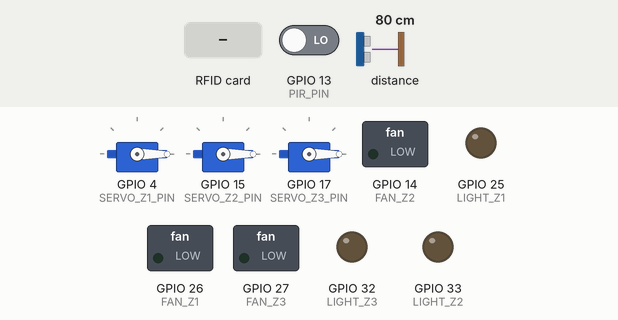
Bench run of a sketch on a simulated ESP32. Shown: 3 × servo, switched loads named in the sketch (green lamp = pin HIGH), output pins drawn as LEDs (lit = HIGH). The inputs (shaded band) are chosen by the test bench; at power-on: GPIO 13 (PIR_PIN) LOW, distance to the obstacle 80 cm. WiFi joins after 1.5 s; servers stay silent unless stated; what the sketch prints to the serial monitor is not drawn.

Above: at 3.3 s.
3.4 s: RFID card 5E 7A 19 C4 held to the reader
At 3.6 s:
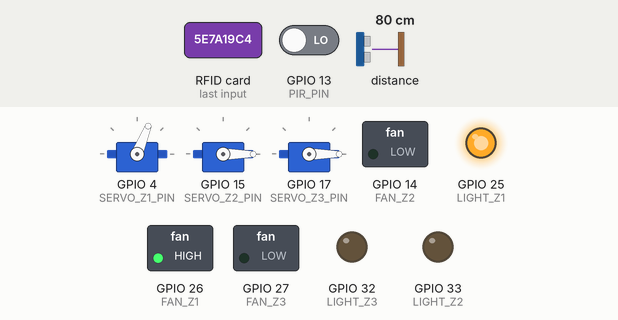
At 4.21 s:
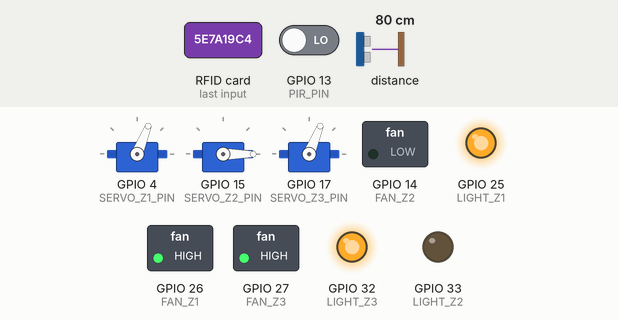
6.4 s: GPIO 13 (PIR_PIN) driven HIGH
At 7.78 s:
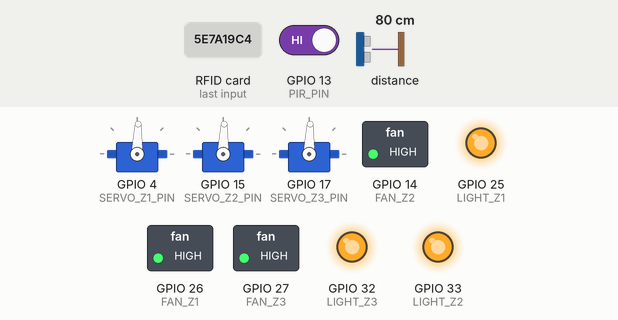
Timing chart, 0 to 18.4 s (numbered marks = the images above; inputs shaded):
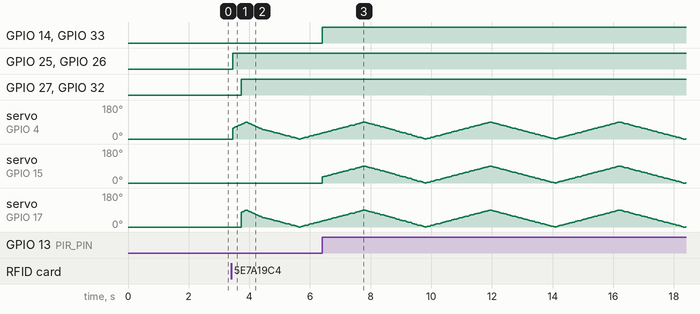

The sketch:

SensorXSensei.ino
```cpp
/*
 * SENSOR X SENSEI - SMART MICRO-CLIMATE ENERGY SYSTEM
 * UM Technothon 2026 - Master Presentation Firmware v9.0 (Fully Autonomous)
 * Features: True Hardware Sensors, No Hardcode, Dynamic Dashboard Metrics
 */

#include <WiFi.h>
#include <WebServer.h>
#include <ESP32Servo.h>
#include <SPI.h>
#include <MFRC522.h>
#include <Wire.h>
#include <Adafruit_VL53L0X.h>

// ==========================================
// 1. CONFIGURATION
// ==========================================
const char* ssid = "GGBOND";
const char* password = "Woonhz1129";
WebServer server(80);

#define SS_PIN 5
#define RST_PIN 16
MFRC522 mfrc522(SS_PIN, RST_PIN);

// Pin Mapping
const int LIGHT_Z1 = 25; const int FAN_Z1 = 26; const int SERVO_Z1_PIN = 4;
const int LIGHT_Z2 = 33; const int FAN_Z2 = 14; const int SERVO_Z2_PIN = 15;
const int LIGHT_Z3 = 32; const int FAN_Z3 = 27; const int SERVO_Z3_PIN = 17;
const int PIR_PIN = 13;

Adafruit_VL53L0X lox = Adafruit_VL53L0X();
Servo servo1, servo2, servo3;

// Strict Isolation States
bool class_active = false;
bool l1_on = false, f1_on = false;
bool l2_on = false, f2_on = false;
bool l3_on = false, f3_on = false;

int nfc_count = 0;
String tof_status = "Scanning... (Online)";
String pir_status = "Scanning... (Online)";

// Tracking Variables
unsigned long total_active_seconds = 0;
unsigned long last_sec_update = 0;
unsigned long last_nfc_tap = 0;

// Anti-Jitter Servo Control
int servo_angle = 0;
bool sweeping_forward = true;
bool s1_active = false, s2_active = false, s3_active = false;
unsigned long last_servo_update = 0;
unsigned long s1_off_time = 0, s2_off_time = 0, s3_off_time = 0;

// Sensor Cooldowns
unsigned long pir_last_high = 0;
unsigned long last_tof_read = 0;
unsigned long tof_last_high = 0;

// ==========================================
// 2. PUBLIC DASHBOARD (DYNAMIC METRICS UI)
// ==========================================
const char judge_html[] PROGMEM = R"rawliteral(
<!DOCTYPE html>
<html lang="en">
<head>
<meta charset="UTF-8">
<meta name="viewport" content="width=device-width, initial-scale=1.0">
<title>Sensor X Sensei | Intelligence Center</title>
<link href="https://fonts.googleapis.com/css2?family=Orbitron:wght@600;800;900&family=Inter:wght@400;600;800&display=swap" rel="stylesheet">
<style>
  :root { --bg:#050816; --glass:rgba(255,255,255,0.05); --border:rgba(255,255,255,0.15); --cyan:#00E5FF; --green:#00FF88; --purple:#B47CFF; --amber:#F0A500; --text-m:#FFFFFF; --text-d:#E2E8F0; --text-3:#CBD5E1; }
  * { box-sizing:border-box; margin:0; padding:0; font-family:'Inter',sans-serif; }
  body { background:var(--bg); color:var(--text-m); padding:20px; overflow-x:hidden; }
  body::before { content:''; position:fixed; top:-50%; left:-50%; width:200%; height:200%; background:radial-gradient(circle at 50% 50%, rgba(124, 77, 255, 0.08), transparent 60%); z-index:-1; }
  .container { max-width:1400px; margin:0 auto; display:grid; grid-template-columns:1fr 350px; gap:20px; }
  @media(max-width:1000px) { .container { grid-template-columns:1fr; } }
  .card { background:var(--glass); border:1px solid var(--border); border-radius:16px; padding:20px; backdrop-filter:blur(12px); box-shadow:0 8px 32px rgba(0,0,0,0.5); margin-bottom:20px; position:relative; overflow:hidden;}
  .card::after { content:''; position:absolute; top:0; left:0; width:100%; height:3px; background:linear-gradient(90deg, transparent, var(--cyan), transparent); opacity:0.7;}
  h1 { font-family:'Orbitron',sans-serif; font-size:2.5rem; background:linear-gradient(to right, #fff, var(--cyan)); -webkit-background-clip:text; color:transparent; margin-bottom:5px; text-transform:uppercase; letter-spacing:2px;}
  h2 { font-family:'Orbitron',sans-serif; font-size:1.2rem; color:var(--cyan); margin-bottom:15px; font-weight:800; display:flex; justify-content:space-between; align-items:center;}
  .grid-4 { display:grid; grid-template-columns:repeat(auto-fit, minmax(200px, 1fr)); gap:15px; margin-bottom:20px; }
  .kpi-box { padding:15px; border-radius:12px; background:rgba(0,0,0,0.4); border:1px solid var(--border); }
  .kpi-title { font-size:0.85rem; color:var(--text-d); font-weight:800; text-transform:uppercase; letter-spacing:1px; margin-bottom:8px;}
  .kpi-val { font-family:'Orbitron',sans-serif; font-size:2rem; font-weight:900; color:#fff;}
  .kpi-val.green { color:var(--green); text-shadow:0 0 15px rgba(0,255,136,0.4);}
  .kpi-val.cyan { color:var(--cyan); text-shadow:0 0 15px rgba(0,229,255,0.4);}
  .kpi-sub { font-size:0.9rem; color:var(--text-3); margin-top:5px; font-weight:600; }
  .twin-layout { display:flex; flex-direction:column; gap:12px; padding:20px; background:rgba(0,0,0,0.4); border-radius:12px; border:1px dashed var(--border);}
  .desk { text-align:center; padding:12px; background:rgba(255,255,255,0.1); border-radius:8px; margin-bottom:15px; font-weight:900; color:#fff; letter-spacing:2px;}
  .twin-zone { display:flex; justify-content:space-between; align-items:center; padding:18px; border-radius:8px; border:2px solid var(--border); transition:0.3s;}
  .twin-zone.active { background:rgba(0,229,255,0.15); border-color:var(--cyan); box-shadow:inset 0 0 20px rgba(0,229,255,0.2);}
  .z-name { font-family:'Orbitron',sans-serif; font-weight:900; font-size:1.1rem; }
  .z-stats { display:flex; gap:15px; font-size:0.95rem; font-weight:800;}
  .z-badge { padding:6px 12px; border-radius:6px; font-size:0.8rem; font-weight:900; }
  .bg-on { background:var(--green); color:#000; box-shadow:0 0 10px var(--green); }
  .bg-off { background:#333; color:#aaa; border:1px solid #555; }
  .sys-badge { padding:6px 14px; border-radius:20px; font-size:0.9rem; font-weight:900; background:rgba(0,255,136,0.2); border:2px solid var(--green); color:var(--green); animation:pulse 2s infinite;}
  @keyframes pulse { 0% {box-shadow:0 0 0 0 rgba(0,255,136,0.5);} 70% {box-shadow:0 0 0 15px rgba(0,255,136,0);} 100% {box-shadow:0 0 0 0 rgba(0,255,136,0);} }
</style>
</head>
<body>
  <header style="text-align:center; margin-bottom:20px;">
    <div style="font-size:0.9rem; color:var(--cyan); font-weight:800; letter-spacing:4px; font-family:'Orbitron',sans-serif; margin-bottom:10px;">SMART CLASSROOM INTELLIGENCE CENTER</div>
    <h1>Sensor X Sensei AI</h1>
    <div style="color:var(--text-d); font-weight:600; font-size:1.1rem;">UM Technothon 2026 Commercial Prototype</div>
  </header>

  <div class="container" style="max-width:1400px; margin:0 auto; margin-bottom:20px;">
    <div class="card" style="display:flex; justify-content:space-between; align-items:center; border-color:var(--cyan); background:rgba(0,229,255,0.05); margin-bottom:0;">
        <div>
            <div style="font-size:0.85rem; color:var(--cyan); font-weight:800; letter-spacing:1px; text-transform:uppercase;">📅 Active Session</div>
            <div style="font-family:'Orbitron', sans-serif; font-size:1.5rem; font-weight:900; color:#fff; margin-top:4px;">WIA1006: MACHINE LEARNING</div>
            <div style="font-size:0.95rem; color:var(--text-d); font-weight:600; margin-top:2px;">Target: YEAR 2 STUDENTS</div>
        </div>
        <div style="text-align:right;">
            <div style="font-size:0.85rem; color:var(--text-3); font-weight:800; letter-spacing:1px; text-transform:uppercase;">Session Time</div>
            <div id="schedule_time" style="font-family:'Orbitron', sans-serif; font-size:1.2rem; font-weight:900; color:var(--amber); margin-top:4px; background:rgba(245,158,11,0.1); padding:6px 12px; border:1px solid rgba(245,158,11,0.2); border-radius:8px;">Loading time...</div>
        </div>
    </div>
  </div>

  <div class="container">
    <div>
      <div class="grid-4">
        <div class="kpi-box"><div class="kpi-title">Classroom Score</div><div class="kpi-val cyan" id="score_val">0/100</div><div class="kpi-sub" id="score_grade" style="color:var(--cyan)">Grade: -</div></div>
        <div class="kpi-box"><div class="kpi-title">Energy Saved</div><div class="kpi-val green" id="energy_pct">0%</div><div class="kpi-sub" id="money_saved">Est. RM 0.00</div></div>
        <div class="kpi-box"><div class="kpi-title">Active Load</div><div class="kpi-val" id="sys_load" style="color:var(--amber)">0W</div><div class="kpi-sub">Max Load: 120W</div></div>
        <div class="kpi-box"><div class="kpi-title">Comfort Index</div><div class="kpi-val" id="comfort_val">0/100</div><div class="kpi-sub" id="temp_val" style="color:var(--text-3);">Temp: --°C</div></div>
      </div>
      <div class="card">
        <h2><span>Live Digital Twin</span> <span class="sys-badge" id="sys_status">SYSTEM STANDBY</span></h2>
        <div class="twin-layout">
          <div class="desk">TEACHER DESK & WHITEBOARD</div>
          <div class="twin-zone" id="dt_z1">
            <div class="z-name">ZONE 1 (ROW 1)</div>
            <div class="z-stats"><div class="z-badge bg-off" id="dt_l1">LED: OFF</div><div class="z-badge bg-off" id="dt_f1">FAN: OFF</div><div class="z-badge bg-off" id="dt_s1">SRV: IDLE</div></div>
          </div>
          <div class="twin-zone" id="dt_z2">
            <div class="z-name">ZONE 2 (ROW 2)</div>
            <div class="z-stats"><div class="z-badge bg-off" id="dt_l2">LED: OFF</div><div class="z-badge bg-off" id="dt_f2">FAN: OFF</div><div class="z-badge bg-off" id="dt_s2">SRV: IDLE</div></div>
          </div>
          <div class="twin-zone" id="dt_z3">
            <div class="z-name">ZONE 3 (ROW 3)</div>
            <div class="z-stats"><div class="z-badge bg-off" id="dt_l3">LED: OFF</div><div class="z-badge bg-off" id="dt_f3">FAN: OFF</div><div class="z-badge bg-off" id="dt_s3">SRV: IDLE</div></div>
          </div>
        </div>
      </div>
    </div>
    <div>
      <div class="card">
        <h2>Live Sensor Array</h2>
        <div style="margin-bottom:20px;">
          <div style="font-size:0.8rem; color:var(--text-3); font-weight:800; letter-spacing:1px;">NFC ATTENDEES</div>
          <div style="font-family:'Orbitron'; font-size:2.5rem; font-weight:900; color:var(--cyan);" id="raw_nfc">0</div>
        </div>
        <div style="margin-bottom:20px; padding-top:15px; border-top:1px solid var(--border);">
          <div style="font-size:0.8rem; color:var(--text-3); font-weight:800; letter-spacing:1px;">TOF LASER DEPTH</div>
          <div style="font-family:'Orbitron'; font-size:1.5rem; font-weight:900; color:var(--amber);" id="raw_tof">Scanning...</div>
        </div>
        <div style="margin-bottom:10px; padding-top:15px; border-top:1px solid var(--border);">
          <div style="font-size:0.8rem; color:var(--text-3); font-weight:800; letter-spacing:1px;">PIR MOTION LOGIC</div>
          <div style="font-family:'Orbitron'; font-size:1.5rem; font-weight:900; color:var(--purple);" id="raw_pir">Scanning...</div>
        </div>
      </div>
      <div class="card" style="border-color:var(--green); background:rgba(0,255,136,0.05);">
        <h2>Sustainability Impact</h2>
        <div style="font-size:0.8rem; color:var(--text-d); font-weight:800; letter-spacing:1px;">TOTAL CO2 REDUCED</div>
        <div style="font-family:'Orbitron',sans-serif; font-size:2.2rem; font-weight:900; color:var(--green);" id="ui_co2">0.000 kg</div>
        <div style="font-size:0.9rem; color:var(--text-3); font-weight:600; margin-top:5px;" id="ui_trees">🌳 0.000 Trees Eq.</div>
      </div>
    </div>
  </div>
<script>
  // Setup Dynamic Schedule Time (Current time -65m to +5m)
  let now = new Date();
  let cStart = new Date(now.getTime() - 65*60000);
  let cEnd = new Date(now.getTime() + 5*60000);
  const fmt = (d) => { let h=d.getHours(),m=d.getMinutes(),p=h>=12?'PM':'AM'; h=h%12;h=h?h:12;m=m<10?'0'+m:m; return h+':'+m+' '+p; };
  let startStr = fmt(cStart);

  setInterval(() => {
    fetch('/data?_t=' + Date.now()).then(r => r.json()).then(d => {
      // Dynamic Schedule Logic
      let currEnd = new Date(cEnd.getTime());
      let timeTxt = startStr + " - " + fmt(currEnd);
      document.getElementById('schedule_time').innerText = timeTxt;

      document.getElementById('raw_nfc').innerText = d.nfc;
      document.getElementById('raw_tof').innerText = d.tof;
      document.getElementById('raw_pir').innerText = d.pir;

      let badge = document.getElementById('sys_status');
      if(d.class_active) {
        badge.innerText = "ACTIVE CLASS"; badge.style.borderColor = "var(--green)"; badge.style.color = "var(--green)"; badge.style.background = "rgba(0,255,136,0.2)";
      } else {
        badge.innerText = "POWER CONSERVATION"; badge.style.borderColor = "var(--red)"; badge.style.color = "var(--red)"; badge.style.background = "rgba(239,68,68,0.2)";
      }

      const updateTwin = (z, light, fan) => {
        let el = document.getElementById('dt_z'+z);
        let isActive = (light || fan);
        el.className = isActive ? 'twin-zone active' : 'twin-zone';
        let elL = document.getElementById('dt_l'+z); elL.innerText = light ? 'LED: ON' : 'LED: OFF'; elL.className = light ? 'z-badge bg-on' : 'z-badge bg-off';
        let elF = document.getElementById('dt_f'+z); elF.innerText = fan ? 'FAN: ON' : 'FAN: OFF'; elF.className = fan ? 'z-badge bg-on' : 'z-badge bg-off';
        let elS = document.getElementById('dt_s'+z); elS.innerText = fan ? 'SRV: SWEEP' : 'SRV: IDLE'; elS.className = fan ? 'z-badge bg-on' : 'z-badge bg-off';
      };
      updateTwin(1, d.l1, d.f1); updateTwin(2, d.l2, d.f2); updateTwin(3, d.l3, d.f3);

      let l1 = d.l1?1:0, f1 = d.f1?1:0, l2 = d.l2?1:0, f2 = d.f2?1:0, l3 = d.l3?1:0, f3 = d.f3?1:0;
      let lightsOn = l1 + l2 + l3;
      let fansOn = f1 + f2 + f3;

      let maxWatts = 120;
      let activeWatts = (lightsOn * 15) + (fansOn * 25);
      document.getElementById('sys_load').innerText = activeWatts + "W";

      let savedPct = 100;
      if (d.class_active) savedPct = Math.round(((maxWatts - activeWatts) / maxWatts) * 100);
      document.getElementById('energy_pct').innerText = savedPct + "%";

      let currentTemp = 28.5 - (fansOn * 1.5);
      let comfort = 65 + (fansOn * 10) + (lightsOn * 2);
      if(comfort > 100) comfort = 100;
      if(!d.class_active) { comfort = 0; currentTemp = 28.5; }

      document.getElementById('comfort_val').innerText = comfort + "/100";
      document.getElementById('temp_val').innerText = "Temp: " + currentTemp.toFixed(1) + "°C";

      let score = Math.round((comfort * 0.4) + (savedPct * 0.6));
      if(!d.class_active) score = 0;
      document.getElementById('score_val').innerText = score + "/100";

      let grade = "-";
      if(d.class_active) {
          if(score >= 90) grade = "A+";
          else if(score >= 80) grade = "A";
          else if(score >= 70) grade = "B";
          else if(score >= 60) grade = "C";
          else grade = "D";
      }
      document.getElementById('score_grade').innerText = "Grade: " + grade;

      let savedWatts = maxWatts - activeWatts;
      let kwh = (savedWatts * (d.sec / 3600)) / 1000;
      let rm = kwh * 0.50; let co2 = kwh * 0.785;

      document.getElementById('money_saved').innerText = "Est. RM " + rm.toFixed(4);
      document.getElementById('ui_co2').innerText = co2.toFixed(4) + " kg";
      document.getElementById('ui_trees').innerText = "🌳 " + (co2/21).toFixed(4) + " Trees Eq.";
    });
  }, 800);
</script>
</body></html>
)rawliteral";

// ==========================================
// 3. ESP32 ROUTING & SETUP
// ==========================================
void setup() {
  Serial.begin(115200);

  pinMode(LIGHT_Z1, OUTPUT); pinMode(FAN_Z1, OUTPUT);
  pinMode(LIGHT_Z2, OUTPUT); pinMode(FAN_Z2, OUTPUT);
  pinMode(LIGHT_Z3, OUTPUT); pinMode(FAN_Z3, OUTPUT);

  digitalWrite(LIGHT_Z1, LOW); digitalWrite(FAN_Z1, LOW);
  digitalWrite(LIGHT_Z2, LOW); digitalWrite(FAN_Z2, LOW);
  digitalWrite(LIGHT_Z3, LOW); digitalWrite(FAN_Z3, LOW);

  pinMode(PIR_PIN, INPUT_PULLDOWN);

  servo1.attach(SERVO_Z1_PIN); servo1.write(0); delay(200); servo1.detach();
  servo2.attach(SERVO_Z2_PIN); servo2.write(0); delay(200); servo2.detach();
  servo3.attach(SERVO_Z3_PIN); servo3.write(0); delay(200); servo3.detach();

  Wire.begin();
  SPI.begin(); mfrc522.PCD_Init();

  if (!lox.begin()) {
    Serial.println(F("Failed to boot VL53L0X"));
    tof_status = "I2C ERROR";
  } else {
    Serial.println(F("VL53L0X booted up"));
  }

  WiFi.begin(ssid, password);
  while (WiFi.status() != WL_CONNECTED) delay(500);
  Serial.println(WiFi.localIP());

  server.on("/", []() { server.send(200, "text/html", judge_html); });

  server.on("/data", []() {
    String json;
    json.reserve(512); // Pre-allocate heap memory to prevent ESP32 fragmentation crashes
    json = "{\"nfc\":" + String(nfc_count) + ",\"class_active\":" + String(class_active) +
                  ",\"pir\":\"" + pir_status + "\",\"tof\":\"" + tof_status + "\"" +
                  ",\"l1\":" + String(l1_on) + ",\"f1\":" + String(f1_on) +
                  ",\"l2\":" + String(l2_on) + ",\"f2\":" + String(f2_on) +
                  ",\"l3\":" + String(l3_on) + ",\"f3\":" + String(f3_on) +
                  ",\"sec\":" + String(total_active_seconds) + "}";
    server.send(200, "application/json", json);
  });

  server.begin();
}

// ==========================================
// 4. FULLY AUTONOMOUS HARDWARE EXECUTION LOOP
// ==========================================
void loop() {
  server.handleClient();

  unsigned long currentMillis = millis();

  if (class_active) {
      if (currentMillis - last_sec_update >= 1000) {
          last_sec_update = currentMillis;
          total_active_seconds++;
      }
  } else {
      last_sec_update = currentMillis;
  }

  // NFC Tap Detection -> Starts Class & Activates Zone 1
  if (currentMillis - last_nfc_tap > 1000) {
      if (mfrc522.PICC_IsNewCardPresent() && mfrc522.PICC_ReadCardSerial()) {
        nfc_count++; class_active = true;
        l1_on = true; f1_on = true; // Autonomous Zone 1 activation
        mfrc522.PICC_HaltA();
        mfrc522.PCD_StopCrypto1();
        last_nfc_tap = currentMillis;
      }
  }

  // PIR Motion Detection (Zone 2)
  if (digitalRead(PIR_PIN) == HIGH) {
      pir_status = "MOTION DETECTED";
      pir_last_high = currentMillis;
      if (class_active) { l2_on = true; f2_on = true; } // Autonomous Zone 2 activation
  } else {
      if (currentMillis - pir_last_high > 10000) {
          pir_status = "Quiet";
          if (class_active) { l2_on = false; f2_on = false; } // Auto off
      }
  }

  // TOF Laser Depth Detection (Zone 3)
  if (currentMillis - last_tof_read > 300) {
      last_tof_read = currentMillis;
      VL53L0X_RangingMeasurementData_t measure;
      lox.rangingTest(&measure, false);

      if (measure.RangeStatus != 4) {
          tof_status = String(measure.RangeMilliMeter) + "mm";
          if (measure.RangeMilliMeter < 1500) { // Object closer than 1.5m
              tof_last_high = currentMillis;
              if (class_active) { l3_on = true; f3_on = true; } // Autonomous Zone 3 activation
          }
      } else {
          tof_status = "Out of Range";
      }

      if (currentMillis - tof_last_high > 10000) {
          if (class_active) { l3_on = false; f3_on = false; } // Auto off
      }
  }

  digitalWrite(LIGHT_Z1, (class_active && l1_on) ? HIGH : LOW);
  digitalWrite(FAN_Z1, (class_active && f1_on) ? HIGH : LOW);
  digitalWrite(LIGHT_Z2, (class_active && l2_on) ? HIGH : LOW);
  digitalWrite(FAN_Z2, (class_active && f2_on) ? HIGH : LOW);
  digitalWrite(LIGHT_Z3, (class_active && l3_on) ? HIGH : LOW);
  digitalWrite(FAN_Z3, (class_active && f3_on) ? HIGH : LOW);

  // Autonomous Servo Engine
  if (currentMillis - last_servo_update > 25) {
    last_servo_update = currentMillis;
    if (sweeping_forward) { servo_angle += 2; if (servo_angle >= 90) sweeping_forward = false; }
    else { servo_angle -= 2; if (servo_angle <= 0) sweeping_forward = true; }

    if (class_active && f1_on) {
      if (!servo1.attached()) servo1.attach(SERVO_Z1_PIN);
      servo1.write(servo_angle); s1_active = true;
    } else {
      if (s1_active) { servo1.write(0); s1_off_time = millis(); s1_active = false; }
      if (servo1.attached() && !s1_active && (millis() - s1_off_time > 500)) { servo1.detach(); }
    }

    if (class_active && f2_on) {
      if (!servo2.attached()) servo2.attach(SERVO_Z2_PIN);
      servo2.write(servo_angle); s2_active = true;
    } else {
      if (s2_active) { servo2.write(0); s2_off_time = millis(); s2_active = false; }
      if (servo2.attached() && !s2_active && (millis() - s2_off_time > 500)) { servo2.detach(); }
    }

    if (class_active && f3_on) {
      if (!servo3.attached()) servo3.attach(SERVO_Z3_PIN);
      servo3.write(servo_angle); s3_active = true;
    } else {
      if (s3_active) { servo3.write(0); s3_off_time = millis(); s3_active = false; }
      if (servo3.attached() && !s3_active && (millis() - s3_off_time > 500)) { servo3.detach(); }
    }
  }
}
```

Measured:
- after the input at 3.4 s, GPIO 25 (LIGHT_Z1), GPIO 26 (FAN_Z1): LOW → HIGH after 0.06 s; GPIO 27 (FAN_Z3), GPIO 32 (LIGHT_Z3): LOW → HIGH after 0.33 s
